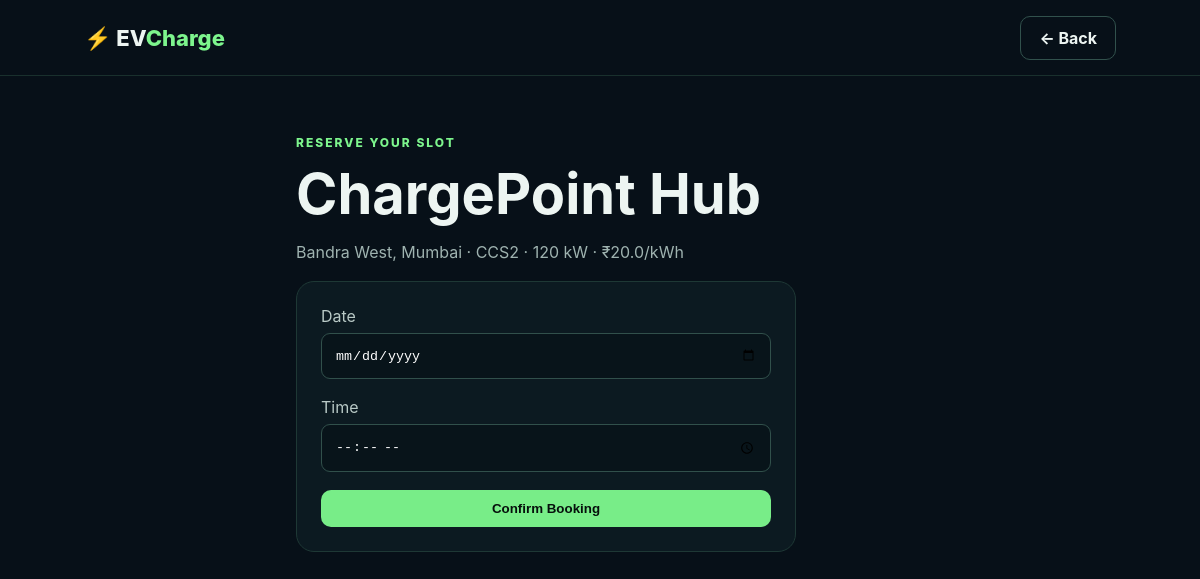
The page /book/2 (signed in) on the database its author committed.
### tables this page shows
CREATE TABLE stations (
        id INTEGER PRIMARY KEY AUTOINCREMENT, name TEXT NOT NULL,
        location TEXT NOT NULL, charger_type TEXT NOT NULL,
        speed INTEGER NOT NULL, price REAL NOT NULL,
        available_slots INTEGER NOT NULL, status TEXT NOT NULL);

### app.py (the view, shortened to what this page needs)
@app.route("/book/<int:station_id>", methods=["GET","POST"])
@login_required
def book(station_id):
    conn=get_db()
    station=conn.execute("SELECT * FROM stations WHERE id=?",(station_id,)).fetchone()
    if not station:
        conn.close(); flash("Station not found."); return redirect(url_for("stations"))
    conn.close()
    return render_template("book.html", station=station)

### app.py (called while the page is built)
def get_db():
    conn = sqlite3.connect(DB)
    conn.row_factory = sqlite3.Row
    return conn

def login_required(f):
    @wraps(f)
    def wrapper(*args, **kwargs):
        if "user" not in session:
            return redirect(url_for("login"))
        return f(*args, **kwargs)
    return wrapper

### templates/book.html
<!doctype html><html><head><meta charset="utf-8"><title>Book Slot</title><link rel="stylesheet" href="{{ url_for('static',filename='style.css') }}"></head><body><header><a class="brand" href="{{ url_for('home') }}">⚡ EV<span>Charge</span></a><a class="ghost" href="{{ url_for('stations') }}">← Back</a></header><main class="section narrow"><span class="eyebrow">RESERVE YOUR SLOT</span><h1>{{ station.name }}</h1><p>{{ station.location }} · {{ station.charger_type }} · {{ station.speed }} kW · ₹{{ station.price }}/kWh</p><form class="panel form" method="post"><label>Date<input type="date" name="booking_date" required></label><label>Time<input type="time" name="booking_time" required></label><button class="primary full">Confirm Booking</button></form></main></body></html>

### static/style.css (style rules this page uses)
* { box-sizing:border-box }
body { margin:0;background:#071018;color:#edf5f2;font-family:Inter,Arial,sans-serif }
a { text-decoration:none;color:inherit }
header { height:76px;padding:0 7%;display:flex;align-items:center;justify-content:space-between;border-bottom:1px solid #19302d;gap:20px }
.brand { font-size:22px;font-weight:800 }
.brand span { color:#7df58d }
.primary,.ghost { display:inline-block;padding:11px 18px;border-radius:10px;font-weight:700 }
.primary { background:#78ed88;color:#06100c }
.ghost { border:1px solid #31514c }
h1 { font-size:56px;line-height:1.05;margin:14px 0 }
p { color:#9fb3b0;line-height:1.6 }
.eyebrow { color:#7df58d;font-size:12px;font-weight:800;letter-spacing:2px }
.section { padding:55px 8% }
.card,.panel { background:#0c1a21;border:1px solid #1e3835;border-radius:18px;padding:24px }
.filters input,.filters select,.form input { background:#08141a;border:1px solid #31504b;color:#fff;padding:13px;border-radius:9px }
.form { display:grid;gap:18px;max-width:500px }
.form label { display:grid;gap:7px;color:#b9c9c6 }
.full { width:100%;border:0 }
.narrow { max-width:800px;margin:auto }

### rows shown on the page
stations: name "ChargePoint Hub", location "Bandra West, Mumbai", charger_type "CCS2", speed "120", price "20.0"
